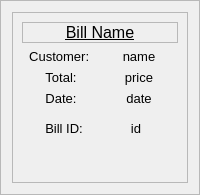
                  <widget class="QFrame" name="card1">
                   <property name="styleSheet">
                    <string notr="true"/>
                   </property>
                   <property name="frameShape">
                    <enum>QFrame::StyledPanel</enum>
                   </property>
                   <property name="frameShadow">
                    <enum>QFrame::Raised</enum>
                   </property>
                   <layout class="QVBoxLayout" name="verticalLayout_2">
                    <item>
                     <widget class="QFrame" name="cardbody_frame">
                      <property name="frameShape">
                       <enum>QFrame::StyledPanel</enum>
                      </property>
                      <property name="frameShadow">
                       <enum>QFrame::Raised</enum>
                      </property>
                      <layout class="QVBoxLayout" name="verticalLayout_3">
                       <item>
                        <widget class="QFrame" name="title_frame">
                         <property name="frameShape">
                          <enum>QFrame::StyledPanel</enum>
                         </property>
                         <property name="frameShadow">
                          <enum>QFrame::Raised</enum>
                         </property>
                         <layout class="QVBoxLayout" name="verticalLayout_8">
                          <property name="spacing">
                           <number>0</number>
                          </property>
                          <property name="leftMargin">
                           <number>0</number>
                          </property>
                          <property name="topMargin">
                           <number>0</number>
                          </property>
                          <property name="rightMargin">
                           <number>0</number>
                          </property>
                          <property name="bottomMargin">
                           <number>0</number>
                          </property>
                          <item>
                           <widget class="QLabel" name="label_name">
                            <property name="font">
                             <font>
                              <pointsize>12</pointsize>
                              <weight>50</weight>
                              <bold>false</bold>
                              <underline>true</underline>
                              <strikeout>false</strikeout>
                             </font>
                            </property>
                            <property name="text">
                             <string>Bill Name</string>
                            </property>
                            <property name="scaledContents">
                             <bool>true</bool>
                            </property>
                            <property name="alignment">
                             <set>Qt::AlignCenter</set>
                            </property>
                            <property name="wordWrap">
                             <bool>true</bool>
                            </property>
                           </widget>
                          </item>
                         </layout>
                        </widget>
                       </item>
                       <item>
                        <widget class="QWidget" name="coust_name" native="true">
                         <property name="font">
                          <font>
                           <pointsize>10</pointsize>
                          </font>
                         </property>
                         <layout class="QHBoxLayout" name="horizontalLayout_8">
                          <property name="spacing">
                           <number>0</number>
                          </property>
                          <property name="leftMargin">
                           <number>0</number>
                          </property>
                          <property name="topMargin">
                           <number>0</number>
                          </property>
                          <property name="rightMargin">
                           <number>0</number>
                          </property>
                          <property name="bottomMargin">
                           <number>0</number>
                          </property>
                          <item>
                           <widget class="QLabel" name="label_coustomer">
                            <property name="font">
                             <font>
                              <pointsize>10</pointsize>
                             </font>
                            </property>
                            <property name="text">
                             <string>Customer: </string>
                            </property>
                            <property name="alignment">
                             <set>Qt::AlignCenter</set>
                            </property>
                           </widget>
                          </item>
                          <item>
                           <widget class="QLabel" name="label_coustomername">
                            <property name="font">
                             <font>
                              <pointsize>10</pointsize>
                             </font>
                            </property>
                            <property name="text">
                             <string>name</string>
                            </property>
                            <property name="alignment">
                             <set>Qt::AlignCenter</set>
                            </property>
                           </widget>
                          </item>
                         </layout>
                        </widget>
                       </item>
                       <item>
                        <widget class="QWidget" name="total" native="true">
                         <property name="font">
                          <font>
                           <pointsize>10</pointsize>
                          </font>
                         </property>
                         <layout class="QHBoxLayout" name="horizontalLayout_9">
                          <property name="spacing">
                           <number>0</number>
                          </property>
                          <property name="leftMargin">
                           <number>0</number>
                          </property>
                          <property name="topMargin">
                           <number>0</number>
                          </property>
                          <property name="rightMargin">
                           <number>0</number>
                          </property>
                          <property name="bottomMargin">
                           <number>0</number>
                          </property>
                          <item>
                           <widget class="QLabel" name="label_total">
                            <property name="font">
                             <font>
                              <pointsize>10</pointsize>
                             </font>
                            </property>
                            <property name="text">
                             <string>Total:</string>
                            </property>
                            <property name="alignment">
                             <set>Qt::AlignCenter</set>
                            </property>
                           </widget>
                          </item>
                          <item>
                           <widget class="QLabel" name="label_price">
                            <property name="font">
                             <font>
                              <pointsize>10</pointsize>
                             </font>
                            </property>
                            <property name="text">
                             <string>price</string>
                            </property>
                            <property name="alignment">
                             <set>Qt::AlignCenter</set>
                            </property>
                           </widget>
                          </item>
                         </layout>
                        </widget>
                       </item>
                       <item>
                        <widget class="QWidget" name="date" native="true">
                         <property name="font">
                          <font>
                           <pointsize>10</pointsize>
                          </font>
                         </property>
                         <layout class="QHBoxLayout" name="horizontalLayout_10">
                          <property name="spacing">
                           <number>0</number>
                          </property>
                          <property name="leftMargin">
                           <number>0</number>
                          </property>
                          <property name="topMargin">
                           <number>0</number>
                          </property>
                          <property name="rightMargin">
                           <number>0</number>
                          </property>
                          <property name="bottomMargin">
                           <number>0</number>
                          </property>
                          <item>
                           <widget class="QLabel" name="label_date">
                            <property name="font">
                             <font>
                              <pointsize>10</pointsize>
                             </font>
                            </property>
                            <property name="text">
                             <string>Date:</string>
                            </property>
                            <property name="alignment">
                             <set>Qt::AlignCenter</set>
                            </property>
                           </widget>
                          </item>
                          <item>
                           <widget class="QLabel" name="label_billdate">
                            <property name="font">
                             <font>
                              <pointsize>10</pointsize>
                             </font>
                            </property>
                            <property name="text">
                             <string>date</string>
                            </property>
                            <property name="alignment">
                             <set>Qt::AlignCenter</set>
                            </property>
                           </widget>
                          </item>
                         </layout>
                        </widget>
                       </item>
                       <item>
                        <widget class="QWidget" name="id" native="true">
                         <property name="font">
                          <font>
                           <pointsize>10</pointsize>
                          </font>
                         </property>
                         <layout class="QHBoxLayout" name="horizontalLayout_11">
                          <item>
                           <widget class="QLabel" name="label_billid">
                            <property name="font">
                             <font>
                              <pointsize>10</pointsize>
                             </font>
                            </property>
                            <property name="text">
                             <string>Bill ID:</string>
                            </property>
                            <property name="alignment">
                             <set>Qt::AlignCenter</set>
                            </property>
                           </widget>
                          </item>
                          <item>
                           <widget class="QLabel" name="label_id">
                            <property name="font">
                             <font>
                              <pointsize>10</pointsize>
                             </font>
                            </property>
                            <property name="text">
                             <string>id</string>
                            </property>
                            <property name="alignment">
                             <set>Qt::AlignCenter</set>
                            </property>
                           </widget>
                          </item>
                         </layout>
                        </widget>
                       </item>
                       <item>
                        <widget class="QWidget" name="goto_btn" native="true">
                         <layout class="QVBoxLayout" name="verticalLayout_7">
                          <property name="spacing">
                           <number>0</number>
                          </property>
                          <property name="leftMargin">
                           <number>0</number>
                          </property>
                          <property name="topMargin">
                           <number>0</number>
                          </property>
                          <property name="rightMargin">
                           <number>0</number>
                          </property>
                          <property name="bottomMargin">
                           <number>0</number>
                          </property>
                          <item alignment="Qt::AlignRight">
                           <widget class="QPushButton" name="arrow_btn">
                            <property name="text">
                             <string/>
                            </property>
                            <property name="icon">
                             <iconset resource="resources.qrc">
                              <normaloff>:/blueicons/icons/blue_icons/arrow-right.svg</normaloff>:/blueicons/icons/blue_icons/arrow-right.svg</iconset>
                            </property>
                            <property name="iconSize">
                             <size>
                              <width>35</width>
                              <height>16</height>
                             </size>
                            </property>
                            <property name="flat">
                             <bool>true</bool>
                            </property>
                           </widget>
                          </item>
                         </layout>
                        </widget>
                       </item>
                      </layout>
                     </widget>
                    </item>
                   </layout>
                  </widget>
